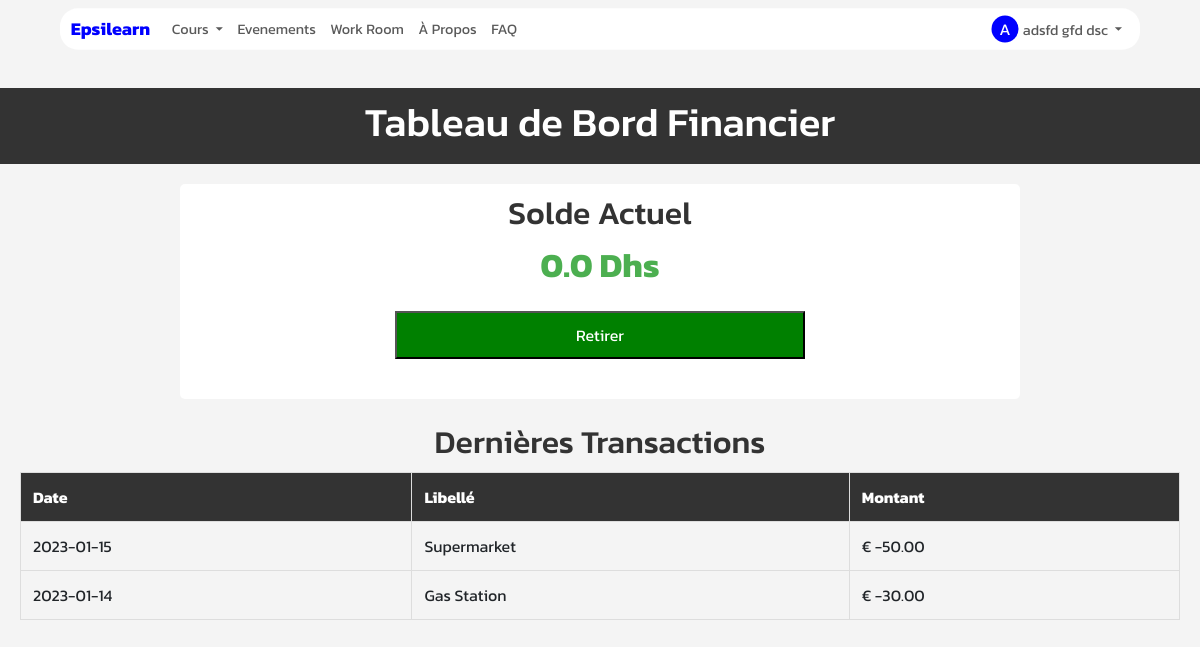
/solde (signed in), run on the app's committed database.
### App/Models/models.py (models this page shows, shortened)
class User(db.Model):
    id = db.Column(db.Integer, primary_key=True)
    nom = db.Column(db.String(50))
    prenom = db.Column(db.String(50))
    nationalite = db.Column(db.String(50))
    mail = db.Column(db.String(50))
    code = db.Column(db.String(50))
    pseudo=db.Column(db.String(200))
    date_naiss=db.Column(db.DateTime)
    ter = db.Column(db.String(50),default="non")
    age=db.Column(db.Integer)
    confirmer = db.Column(db.String(50),default="non")
    mdp=db.Column(db.String(50))
    photo=db.Column(db.String(50),default="static/Profil/unknown.jpg")
    password_reset_token = db.Column(db.String(100))
    password_reset_expiration = db.Column(db.DateTime)
    role=db.Column(db.String(200))
    etudiant= db.relationship('Etudiant', backref='acces_etudiant', foreign_keys='Etudiant.id_user_e')
    prof= db.relationship('Prof', backref='acces_prof', foreign_keys='Prof.id_user_p')
    autre= db.relationship('Autre', backref='acces_autre', foreign_keys='Autre.id_user_a')

class Prof(db.Model):
    id = db.Column(db.Integer, primary_key=True)
    id_user_p = db.Column(db.Integer, db.ForeignKey('user.id'))
    formation=db.Column(db.String(50))
    Nvdetud=db.Column(db.String(50))
    filiere=db.Column(db.String(50))
    age=db.Column(db.Integer)
    Diplome=db.Column(db.String(50))
    discipline=db.Column(db.String(500))
    valider=db.Column(db.String(50),default="non")
    positif = db.Column(db.Integer,default=1)
    nefatif = db.Column(db.Integer,default=1)
    solde = db.Column(db.Float, default=0.0)
    ecole=db.Column(db.String(50))
    photo=db.Column(db.String(50),default="static/Profil/unknown.jpg")
    etoile=db.Column(db.Integer,default=1)
    vendervous=db.Column(db.String(500))
    cv=db.Column(db.String(500))

### App/Cours/routes_solde_prof.py (the view, shortened to what this page needs)
@CoursBp.route('/solde')
@prof_login_required
def solde():
    user_id = session.get("userid")
    s=0
    prof=Prof.query.filter_by(id_user_p=user_id).first()
    demandeconf=Demande.query.filter_by(id_prof=prof.id,ajout="non",confetud='oui',confprof='oui').all()
    user_balance = prof.solde
    return render_template('solde.html', user_balance=user_balance)

### App/Controllers/fonction.py (called while the page is built, shortened)
def notif(user_type):
    user_id=session.get("userid")
    user=User.query.filter_by(id=user_id).first()
    if user_type=='professeur':
        nd= Demande.query.filter(Demande.aj_p == "nouvelle",Demande.statut_demande=="enattente", Demande.id_prof ==user.id).count()
        np= Demande.query.filter(or_(Demande.statut_demande == "accepte", Demande.statut_demande == "report_accepte"),Demande.aj_p=="modif", Demande.id_prof == user.id).count()
    else:
        nd=""
        np=""
    return np,nd

def get_current_user():
    _current_user=None
    if session.get("userid"):
        user=User.query.get(session.get("userid"))
        if user:
            _current_user=user
    return _current_user

def nombre_np():
    if session.get('role') in ["etudiant","professeur"]:
        np,_=notif(session.get("role"))
        nombre= np_nombre(us=np)
    else:
        nombre= np_nombre(us=0)
    return nombre

def nombre_nd():
    if session.get('role') in ["etudiant","professeur"]:
        _,nd=notif(session.get("role"))
        nombre= nd_nombre(us=nd)
    else:
        nd=0
        nombre= nd_nombre(us=nd)
    return nombre

### App/Decorators/__init__.py (called while the page is built)
def prof_login_required(f):
    @wraps(f)
    def _prof_login_required(*args,**kwargs):
        if "role" in session and session.get("role")=="professeur":
            return f(*args,**kwargs)
        else:
            session['next_url'] = request.url
            print(request.url)
            return redirect(url_for('Main.connexion'))
    return _prof_login_required

### App/Main/routes_home.py (called while the page is built)
@MainBp.app_context_processor
def inject_param():
    return dict(current_user=current_user,np=np,nd=nd,n_stud=n_stud,user_type=session.get("role"))

### app.py (called while the page is built)
@app.after_request
def set_secure_headers(response):
    response.headers['X-Content-Type-Options'] = 'nosniff'
    response.headers['X-Frame-Options'] = 'SAMEORIGIN'
    response.headers['X-XSS-Protection'] = '1; mode=block'
    return response

@app.before_request
def update_session_time():
    if user:
        if user.id not in processed_requests and user.id is not None:
            last_activity_key = f'last_activity:{user.id}'
            redis_store.set(last_activity_key, datetime.now().strftime('%Y-%m-%d %H:%M:%S'), ex=3)
            session['online_users'] = len(redis_store.keys('last_activity:*'))
            processed_requests[user.id] = True

### App/Cours/templates/solde.html (shortened to what this page needs)
{% extends "base.html" %}
{% block content %}
{% if user_type == 'professeur' %}
        <header class="mt-5">
            <h1>Tableau de Bord Financier</h1>
        </header>
        <main>
        <div class="container-fluid" style="background-color: white;padding: 10px;justify-content: center;width: 70vw;text-align: center;border-radius: 5px;">
            <section>
                <h2>Solde Actuel</h2>
                <div class="balance">{{user_balance}} Dhs</div>
            </section>
            <section>
                <div class="mt-3">
                    <button class="button11"  onclick="openWithdrawModal()">Retirer</button>
                </div>
            </section>
        </div>
            <section class="mt-4">
                <h2 style="text-align: center;">Dernières Transactions</h2>
                <table>
                    <thead>
                        <tr>
                            <th>Date</th>
                            <th>Libellé</th>
                            <th>Montant</th>
                        </tr>
                    </thead>
                    <tbody>
                        <tr>
                            <td>2023-01-15</td>
                            <td>Supermarket</td>
                            <td>€ -50.00</td>
                        </tr>
                        <tr>
                            <td>2023-01-14</td>
                            <td>Gas Station</td>
                            <td>€ -30.00</td>
                        </tr>
                    </tbody>
                </table>
            </section>
        </main>
    {% endif %}
    {% endblock %}

### App/Main/templates/base.html (shortened to what this page needs)
<!DOCTYPE html>
<html>
<head>
    <link href="https://cdn.jsdelivr.net/npm/bootstrap@5.3.0/dist/css/bootstrap.min.css" rel="stylesheet">
    <link
    rel="stylesheet"
    href="https://pro.fontawesome.com/releases/v5.10.0/css/all.css"
  />
  <link rel="stylesheet" href="https://cdnjs.cloudflare.com/ajax/libs/animate.css/4.1.1/animate.min.css">
</head>
<body style="font-family: 'Kanit';">
 <div class="page-content hidden">
    {% block nav %}
    <nav class="navbar navbar-expand-lg navbar-light bg-transparent " style="display: flex;justify-content: center; height: 40px;scale: 0.9;z-index: 9999999999999999999999;" >
        <div class="container-fluid text-center" style="background-color: rgb(255, 255, 255);border-radius: 20px;z-index: 9;opacity: 1;margin-top: 20px;padding: 0 12px;">
            <a class="navbar-brand" href="/accueil" style="color: blue;">Epsilearn</a>
            <div class="collapse navbar-collapse" id="navbarNav">
                <ul class="navbar-nav" style="z-index: 99999999999999999;">
                    {% if user_type == 'professeur' %}
                    <li class="nav-item dropdown" >
                        <a class="nav-link dropdown-toggle" href="#" id="navbarDropdownMenuLink" role="button" data-bs-toggle="dropdown" aria-expanded="false">
                            Cours
                        </a>
                    </li>
                    <li class="nav-item">
                        <a class="nav-link" id="evenement" href="/evenement">Evenements</a>
                    </li>
                    <li class="nav-item">
                        <a class="nav-link"  id="workroom" href="/chambrepomodoro">Work Room</a>
                    </li>
                    <li class="nav-item">
                        <a class="nav-link" id="about"  href="/about">À Propos</a>
                    </li>
                    <li class="nav-item">
                        <a class="nav-link" id="faq"  href="/faq">FAQ</a>
                    </li>
                    {% endif %}
                </ul>
                <ul class="navbar-nav ms-auto">
                    {% if current_user %}
                    <li class="nav-item dropdown">
                        <a class="nav-link dropdown-toggle" href="#" id="navbarDropdownMenuLink2" role="button" data-bs-toggle="dropdown" aria-expanded="false">
                            <span class="user-initials">{{ current_user.nom|first }}</span>{{ current_user.nom }} {{ current_user.prenom }}
                        </a>
                    </li>
                    {% endif %}
                </ul>
            </div>
        </div>
    </nav>
    {% endblock %}
    <div  style="font-family:'Kanit';overflow-x:hidden;overflow-y: hidden;">
        {% block content %}
        {% endblock %}
    </div>
</div>
</body>
</html>

### App/Main/templates/base.html (style rules this page uses)
.loaded .page-content { display: block; }
.navbar-brand { font-weight: bold; }
.user-initials { width: 30px; height: 30px; border-radius: 50%; background-color: blue; color: #ffffff; font-size: 18px; display: inline-flex; align-items: center; justify-content: center; margin-right: 5px; text-transform: uppercase; }

### App/Cours/templates/solde.html (style rules this page uses)
body { font-family: Arial, sans-serif; margin: 0; padding: 0; background-color: #f4f4f4; }
header { background-color: #333; color: #fff; padding: 10px; text-align: center; }
main { padding: 20px; }
section { margin-bottom: 20px; }
h2 { color: #333; }
.balance { font-size: 34px; font-weight: bold; color: #4CAF50; }
table { width: 100%; border-collapse: collapse; margin-top: 10px; }
th, td { border: 1px solid #ddd; padding: 12px; text-align: left; }
th { background-color: #333; color: #fff; }
.button11 { width: 50%; padding: 10px; margin-bottom: 10px; box-sizing: border-box; }
.button11 { background-color: green; color: #fff; }

### data on the page
User: nom|first "A", nom "adsfd gfd", prenom "dsc"
Prof: solde "0.0"
